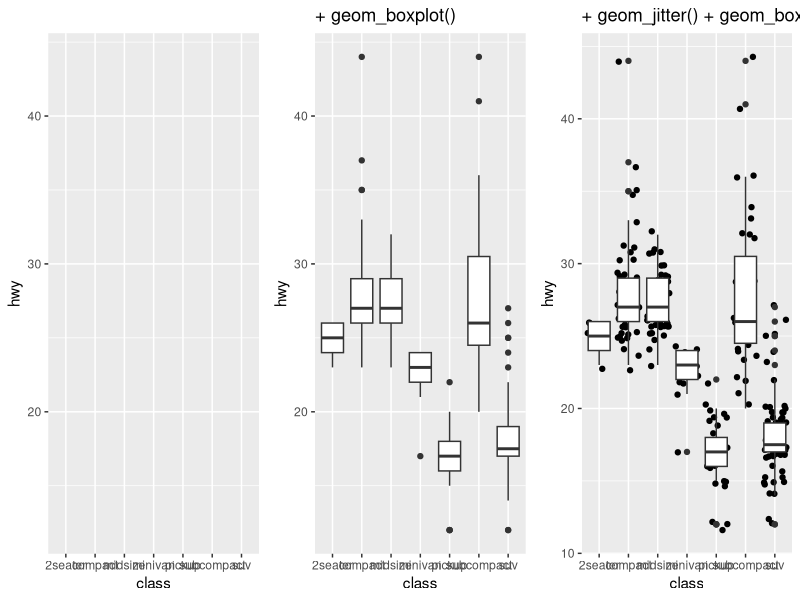
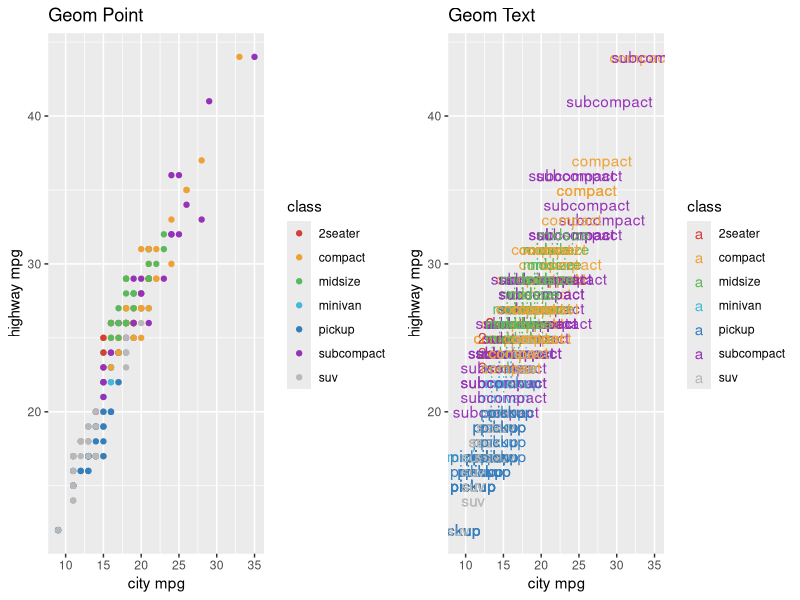
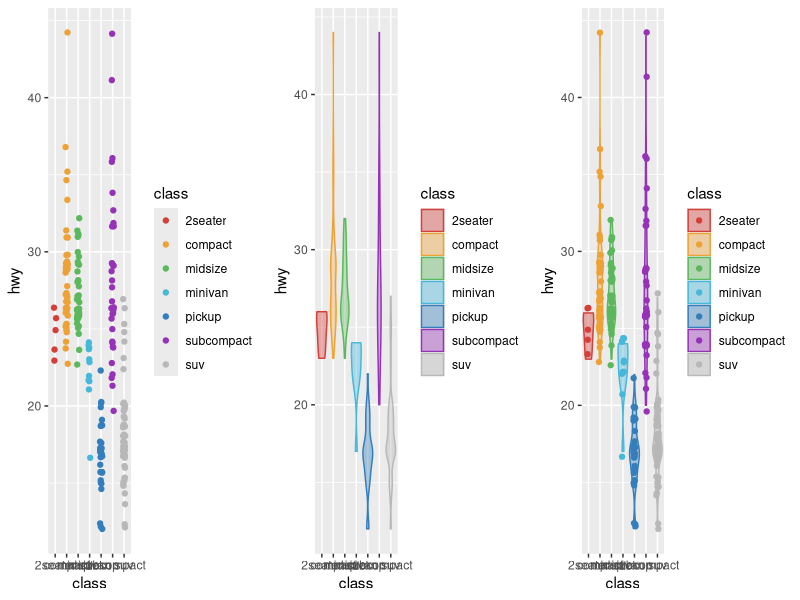
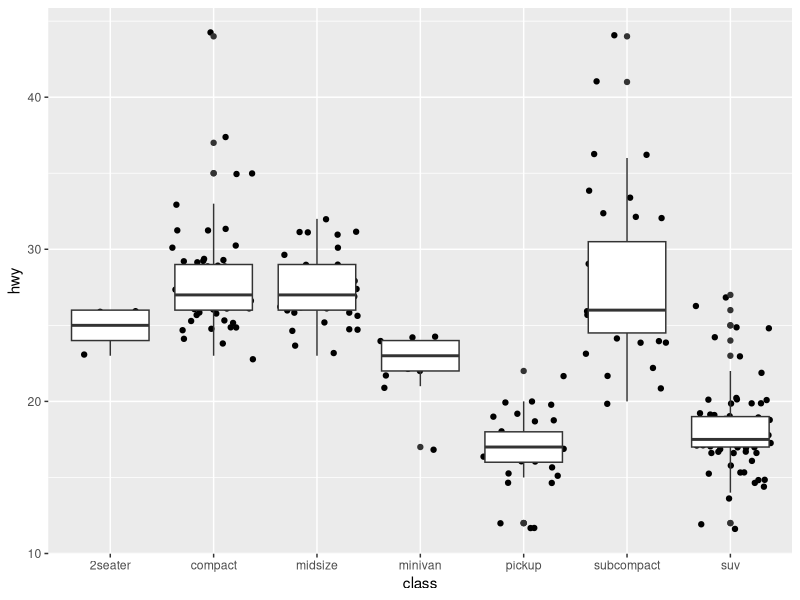

Write R code to recreate these figures, in order. (Note: this script raises an error after producing the figures.)
## ---- chunk 1
library(tidyverse)
library(ggplot2)
library(dplyr)
library(tidyr)
library(gridExtra)
library(ggsci)

options(htmltools.dir.version = FALSE)
knitr::opts_chunk$set(
  cache = TRUE,
	echo = FALSE,
	message = FALSE,
	warning = FALSE
)
## ---- chunk 2
p1 <- ggplot(data = mpg, aes(x = class, y = hwy)) + labs(title = "")
p2 <- ggplot(data = mpg, aes(x = class, y = hwy)) + geom_boxplot() + labs(title = "+ geom_boxplot()")
p3 <- ggplot(data = mpg, aes(x = class, y = hwy)) + geom_jitter() + geom_boxplot() + labs(title = "+ geom_jitter() + geom_boxplot()")
grid.arrange(p1, p2, p3, ncol = 3, nrow = 1)
## ---- chunk 3
p1 <- ggplot(data = mpg, aes(x = cty, y = hwy, colour = class)) + geom_text(aes(label = class))+ scale_color_locuszoom() +labs(x = "city mpg", y = "highway mpg", title = "Geom Text")
p2 <- ggplot(data = mpg, aes(x = cty, y = hwy, colour = class)) + geom_point()+ scale_color_locuszoom() + labs(x = "city mpg", y = "highway mpg", title = "Geom Point")
grid.arrange(p2, p1, ncol = 2, nrow = 1)
## ---- chunk 4
p1 <- ggplot(data = mpg, aes(x = class, y = hwy, colour = class)) + geom_jitter(width = 0.1) + scale_fill_locuszoom() + scale_color_locuszoom()
p2 <- ggplot(data = mpg, aes(x = class, y = hwy, colour = class)) + geom_violin(aes(fill = class), alpha = 0.4) + scale_fill_locuszoom() + scale_color_locuszoom()
p3 <- ggplot(data = mpg, aes(x = class, y = hwy, colour = class)) + geom_jitter(width = 0.1) + geom_violin(aes(fill = class), alpha = 0.4) + scale_fill_locuszoom() + scale_color_locuszoom()
grid.arrange(p1, p2, p3, ncol = 3, nrow = 1)
## ---- chunk 5
ggplot(data = mpg, aes(x = class, y = hwy)) + 
  geom_jitter() + 
  geom_boxplot()
## ---- chunk 6
knitr::include_graphics("images/stat1.png")
knitr::include_graphics("images/stat2.png")
## ---- chunk 7
ggplot(data = mpg, aes(x = cty, y = hwy)) + geom_point()
## ---- chunk 8
a <- ggplot(data = mpg, aes(x = cty, y = hwy, colour = class)) + geom_point()+ scale_color_locuszoom()

b <- ggplot(data = mpg, aes(x = cty, y = hwy, colour = class)) + geom_point() +theme(legend.position = "none") +facet_grid(.~class)+ scale_color_locuszoom()

grid.arrange(a, b, nrow = 1)
## ---- chunk 9
ggplot(data = mpg, aes(x = cty, y = hwy)) + geom_point()
## ---- chunk 10
s <- ggplot(mpg, aes(fl, fill = drv)) +ggtitle("") + scale_fill_locuszoom()
s1 <- s + geom_bar(position = "dodge") +ggtitle("Dodge")
s2 <- s + geom_bar(position = "fill") +ggtitle("Fill") + scale_fill_locuszoom()
s3 <- s + geom_bar(position = "stack") +ggtitle("Stack")

grid.arrange(s1, s2, s3, nrow = 1)

## ---- chunk 11
p2 <- ggplot(mpg, aes(cyl, hwy, color = factor(cyl))) + geom_point() + ggtitle("geom_point()")+ scale_color_locuszoom()
p3 <- ggplot(mpg, aes(cyl, hwy, color = factor(cyl))) + geom_point(position = "jitter") + ggtitle('geom_point(position = "jitter")')+ scale_color_locuszoom()
p4 <- ggplot(mpg, aes(cyl, hwy, color = factor(cyl))) + geom_jitter() + ggtitle("geom_jitter()")+ scale_color_locuszoom()
grid.arrange(p2, p3, p4, nrow = 1)
## ---- chunk 12
r <- ggplot(mpg, aes(fl)) + geom_bar()
r1 <- r + coord_cartesian(xlim = c(0, 5)) + ggtitle("coord_cartesian")
r2 <- r + coord_fixed(ratio = 1/10) + ggtitle("coord_fixed")
r3 <- r + coord_flip() + ggtitle("coord_flip")
r4 <- r + coord_polar(theta = "x", direction=1 ) + ggtitle("coord_polar")
r5 <- r + coord_trans(y = "sqrt") + ggtitle("coord_trans")
world <- map_data("world")
library(maps)
worldmap <- ggplot(world, aes(x = long, y = lat, group = group)) +
  geom_path() +
  scale_y_continuous(breaks = (-2:2) * 30) +
  scale_x_continuous(breaks = (-4:4) * 45)
r7 <- worldmap + coord_map("ortho") + ggtitle("coord_map")
r8 <- worldmap + coord_map("ortho", orientation = c(-90, 0, 0)) + ggtitle("coord_map")

grid.arrange(r1, r2, r3, r5, r4, r7, r8, nrow = 2)
